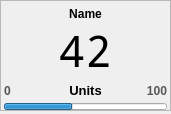
<?xml version="1.0" encoding="UTF-8"?>
<ui version="4.0">
 <class>toolsettings</class>
 <widget class="QWidget" name="toolsettings">
  <property name="geometry">
   <rect>
    <x>0</x>
    <y>0</y>
    <width>171</width>
    <height>114</height>
   </rect>
  </property>
  <property name="minimumSize">
   <size>
    <width>171</width>
    <height>91</height>
   </size>
  </property>
  <property name="maximumSize">
   <size>
    <width>171</width>
    <height>114</height>
   </size>
  </property>
  <property name="windowTitle">
   <string>Form</string>
  </property>
  <layout class="QGridLayout" name="gridLayout_2">
   <property name="leftMargin">
    <number>0</number>
   </property>
   <property name="topMargin">
    <number>0</number>
   </property>
   <property name="rightMargin">
    <number>0</number>
   </property>
   <property name="bottomMargin">
    <number>3</number>
   </property>
   <property name="spacing">
    <number>0</number>
   </property>
   <item row="0" column="0">
    <widget class="QFrame" name="frame">
     <property name="frameShape">
      <enum>QFrame::StyledPanel</enum>
     </property>
     <property name="frameShadow">
      <enum>QFrame::Raised</enum>
     </property>
     <layout class="QGridLayout" name="gridLayout">
      <property name="leftMargin">
       <number>3</number>
      </property>
      <property name="topMargin">
       <number>0</number>
      </property>
      <property name="rightMargin">
       <number>3</number>
      </property>
      <property name="bottomMargin">
       <number>0</number>
      </property>
      <property name="spacing">
       <number>0</number>
      </property>
      <item row="1" column="1">
       <widget class="QLabel" name="label_name">
        <property name="font">
         <font>
          <weight>75</weight>
          <bold>true</bold>
          <stylestrategy>PreferAntialias</stylestrategy>
         </font>
        </property>
        <property name="text">
         <string>Name</string>
        </property>
        <property name="alignment">
         <set>Qt::AlignCenter</set>
        </property>
       </widget>
      </item>
      <item row="3" column="1">
       <widget class="QLabel" name="label_units">
        <property name="font">
         <font>
          <pointsize>10</pointsize>
          <weight>75</weight>
          <bold>true</bold>
          <stylestrategy>PreferAntialias</stylestrategy>
         </font>
        </property>
        <property name="text">
         <string>Units</string>
        </property>
        <property name="alignment">
         <set>Qt::AlignCenter</set>
        </property>
       </widget>
      </item>
      <item row="3" column="0">
       <widget class="QLabel" name="label_min">
        <property name="palette">
         <palette>
          <active>
           <colorrole role="WindowText">
            <brush brushstyle="SolidPattern">
             <color alpha="255">
              <red>85</red>
              <green>87</green>
              <blue>83</blue>
             </color>
            </brush>
           </colorrole>
           <colorrole role="Text">
            <brush brushstyle="SolidPattern">
             <color alpha="255">
              <red>85</red>
              <green>87</green>
              <blue>83</blue>
             </color>
            </brush>
           </colorrole>
          </active>
          <inactive>
           <colorrole role="WindowText">
            <brush brushstyle="SolidPattern">
             <color alpha="255">
              <red>85</red>
              <green>87</green>
              <blue>83</blue>
             </color>
            </brush>
           </colorrole>
           <colorrole role="Text">
            <brush brushstyle="SolidPattern">
             <color alpha="255">
              <red>85</red>
              <green>87</green>
              <blue>83</blue>
             </color>
            </brush>
           </colorrole>
          </inactive>
          <disabled>
           <colorrole role="WindowText">
            <brush brushstyle="SolidPattern">
             <color alpha="255">
              <red>190</red>
              <green>190</green>
              <blue>190</blue>
             </color>
            </brush>
           </colorrole>
           <colorrole role="Text">
            <brush brushstyle="SolidPattern">
             <color alpha="255">
              <red>190</red>
              <green>190</green>
              <blue>190</blue>
             </color>
            </brush>
           </colorrole>
          </disabled>
         </palette>
        </property>
        <property name="font">
         <font>
          <weight>75</weight>
          <bold>true</bold>
          <stylestrategy>PreferAntialias</stylestrategy>
         </font>
        </property>
        <property name="text">
         <string>0</string>
        </property>
       </widget>
      </item>
      <item row="3" column="2">
       <widget class="QLabel" name="label_max">
        <property name="palette">
         <palette>
          <active>
           <colorrole role="WindowText">
            <brush brushstyle="SolidPattern">
             <color alpha="255">
              <red>85</red>
              <green>87</green>
              <blue>83</blue>
             </color>
            </brush>
           </colorrole>
           <colorrole role="Text">
            <brush brushstyle="SolidPattern">
             <color alpha="255">
              <red>85</red>
              <green>87</green>
              <blue>83</blue>
             </color>
            </brush>
           </colorrole>
          </active>
          <inactive>
           <colorrole role="WindowText">
            <brush brushstyle="SolidPattern">
             <color alpha="255">
              <red>85</red>
              <green>87</green>
              <blue>83</blue>
             </color>
            </brush>
           </colorrole>
           <colorrole role="Text">
            <brush brushstyle="SolidPattern">
             <color alpha="255">
              <red>85</red>
              <green>87</green>
              <blue>83</blue>
             </color>
            </brush>
           </colorrole>
          </inactive>
          <disabled>
           <colorrole role="WindowText">
            <brush brushstyle="SolidPattern">
             <color alpha="255">
              <red>190</red>
              <green>190</green>
              <blue>190</blue>
             </color>
            </brush>
           </colorrole>
           <colorrole role="Text">
            <brush brushstyle="SolidPattern">
             <color alpha="255">
              <red>190</red>
              <green>190</green>
              <blue>190</blue>
             </color>
            </brush>
           </colorrole>
          </disabled>
         </palette>
        </property>
        <property name="font">
         <font>
          <weight>75</weight>
          <bold>true</bold>
          <stylestrategy>PreferAntialias</stylestrategy>
         </font>
        </property>
        <property name="text">
         <string>100</string>
        </property>
        <property name="alignment">
         <set>Qt::AlignRight|Qt::AlignTrailing|Qt::AlignVCenter</set>
        </property>
       </widget>
      </item>
      <item row="5" column="0" colspan="3">
       <widget class="QProgressBar" name="slider_value">
        <property name="maximumSize">
         <size>
          <width>16777215</width>
          <height>7</height>
         </size>
        </property>
        <property name="palette">
         <palette>
          <active>
           <colorrole role="Base">
            <brush brushstyle="SolidPattern">
             <color alpha="255">
              <red>255</red>
              <green>255</green>
              <blue>255</blue>
             </color>
            </brush>
           </colorrole>
           <colorrole role="Highlight">
            <brush brushstyle="SolidPattern">
             <color alpha="255">
              <red>48</red>
              <green>140</green>
              <blue>198</blue>
             </color>
            </brush>
           </colorrole>
          </active>
          <inactive>
           <colorrole role="Base">
            <brush brushstyle="SolidPattern">
             <color alpha="255">
              <red>255</red>
              <green>255</green>
              <blue>255</blue>
             </color>
            </brush>
           </colorrole>
           <colorrole role="Highlight">
            <brush brushstyle="SolidPattern">
             <color alpha="255">
              <red>48</red>
              <green>140</green>
              <blue>198</blue>
             </color>
            </brush>
           </colorrole>
          </inactive>
          <disabled>
           <colorrole role="Base">
            <brush brushstyle="SolidPattern">
             <color alpha="255">
              <red>239</red>
              <green>235</green>
              <blue>231</blue>
             </color>
            </brush>
           </colorrole>
           <colorrole role="Highlight">
            <brush brushstyle="SolidPattern">
             <color alpha="255">
              <red>145</red>
              <green>141</green>
              <blue>126</blue>
             </color>
            </brush>
           </colorrole>
          </disabled>
         </palette>
        </property>
        <property name="value">
         <number>42</number>
        </property>
        <property name="format">
         <string/>
        </property>
       </widget>
      </item>
      <item row="2" column="0" colspan="3">
       <widget class="QLabel" name="label_value">
        <property name="font">
         <font>
          <family>Noto Mono</family>
          <pointsize>33</pointsize>
         </font>
        </property>
        <property name="text">
         <string>42</string>
        </property>
        <property name="alignment">
         <set>Qt::AlignCenter</set>
        </property>
       </widget>
      </item>
     </layout>
    </widget>
   </item>
  </layout>
 </widget>
 <resources/>
 <connections/>
</ui>
